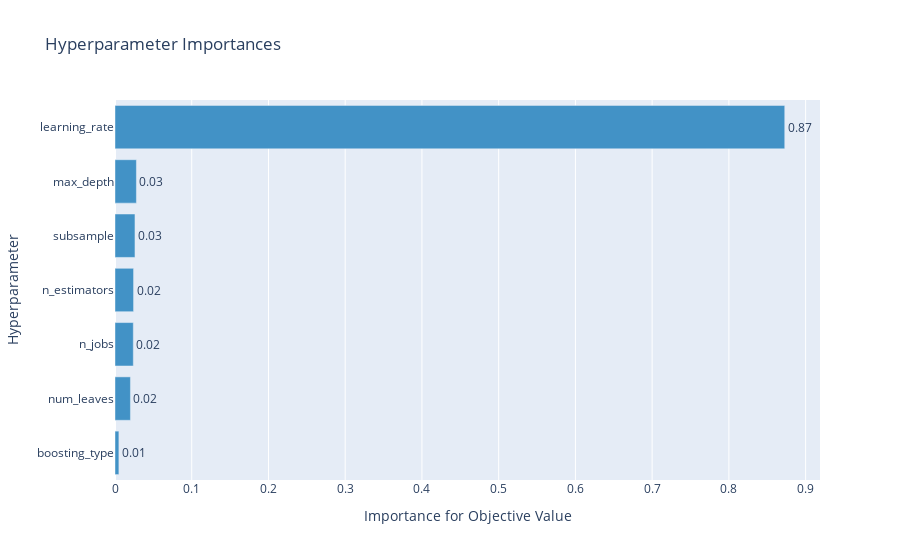

Here is the notebook cell this chart was saved with:
### Code cell
opt_plot(lgbm_study, plot=4)

### Figure 1 — Plotly figure (JSON) as saved in the notebook; plotly's stock layout.template omitted (floating-point values rounded to 4 significant figures)
{"data": [{"cliponaxis": false, "hovertemplate": ["boosting_type (CategoricalDistribution): 0.0050663147445727365<extra></extra>", "num_leaves (IntUniformDistribution): 0.02013246084485533<extra></extra>", "n_jobs (IntUniformDistribution): 0.02386542709733089<extra></extra>", "n_estimators (IntUniformDistribution): 0.024194839306088244<extra></extra>", "subsample (UniformDistribution): 0.026023526801634878<extra></extra>", "max_depth (IntUniformDistribution): 0.0279039093129426<extra></extra>", "learning_rate (UniformDistribution): 0.8728135218925753<extra></extra>"], "marker": {"color": "rgb(66,146,198)"}, "orientation": "h", "text": ["0.0050663147445727365", "0.02013246084485533", "0.02386542709733089", "0.024194839306088244", "0.026023526801634878", "0.0279039093129426", "0.8728135218925753"], "textposition": "outside", "texttemplate": "%{text:.2f}", "type": "bar", "x": [0.005066, 0.02013, 0.02387, 0.02419, 0.02602, 0.0279, 0.8728], "y": ["boosting_type", "num_leaves", "n_jobs", "n_estimators", "subsample", "max_depth", "learning_rate"]}], "layout": {"showlegend": false, "title": {"text": "Hyperparameter Importances"}, "xaxis": {"title": {"text": "Importance for Objective Value"}}, "yaxis": {"title": {"text": "Hyperparameter"}}}}
